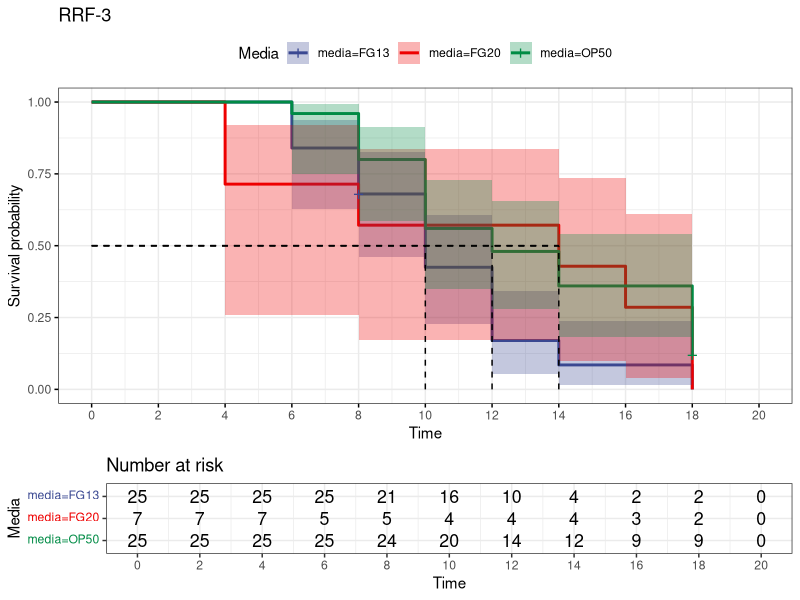
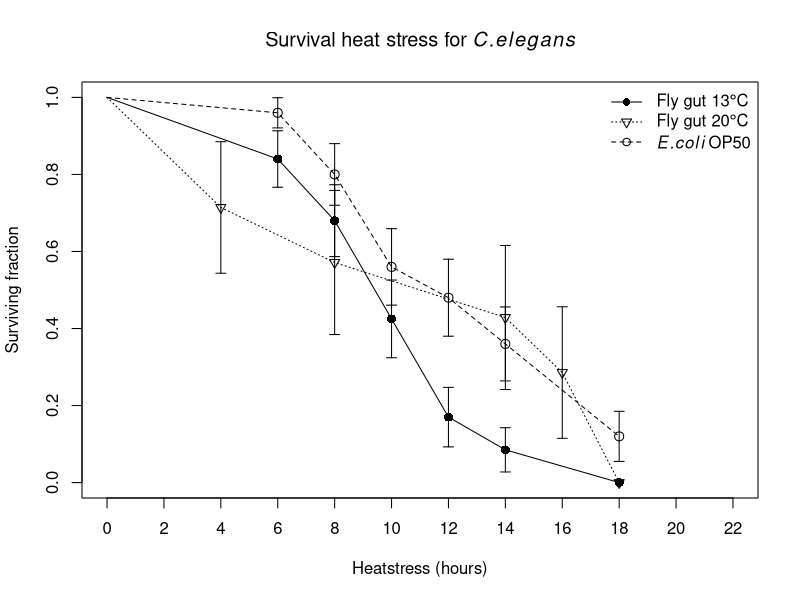
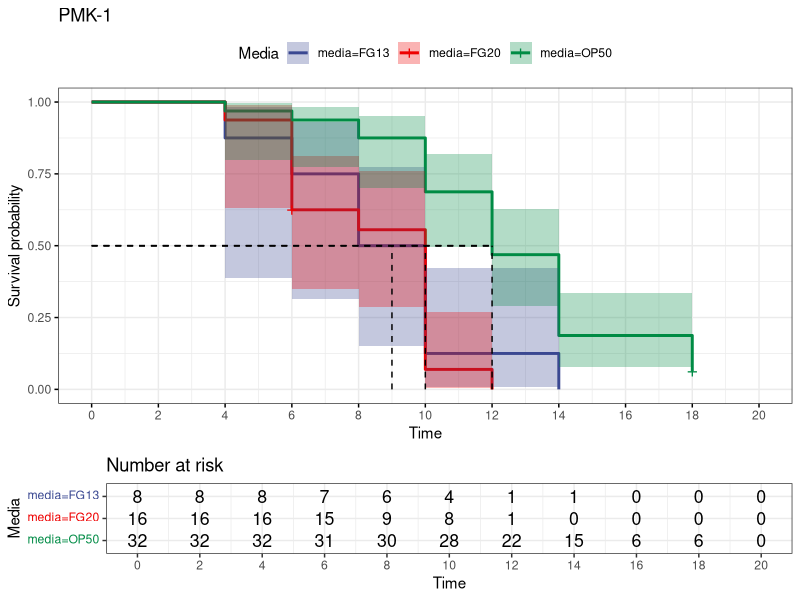
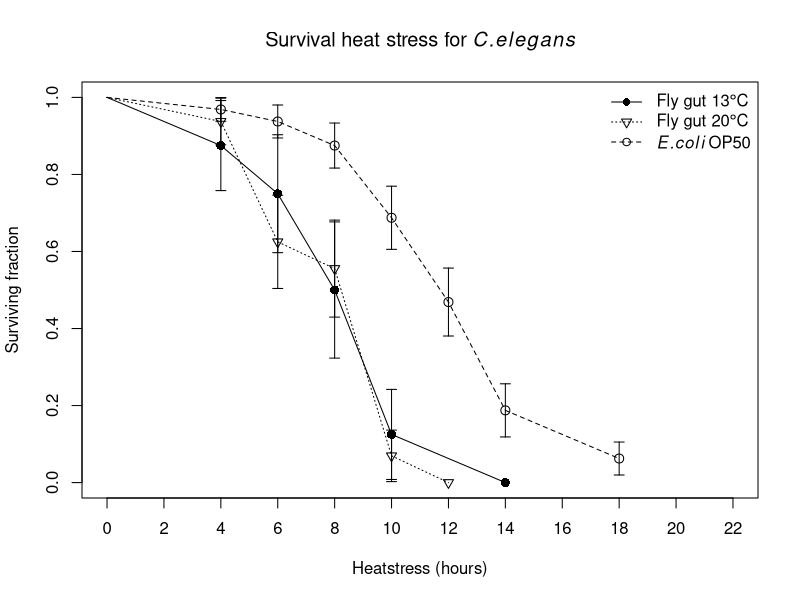
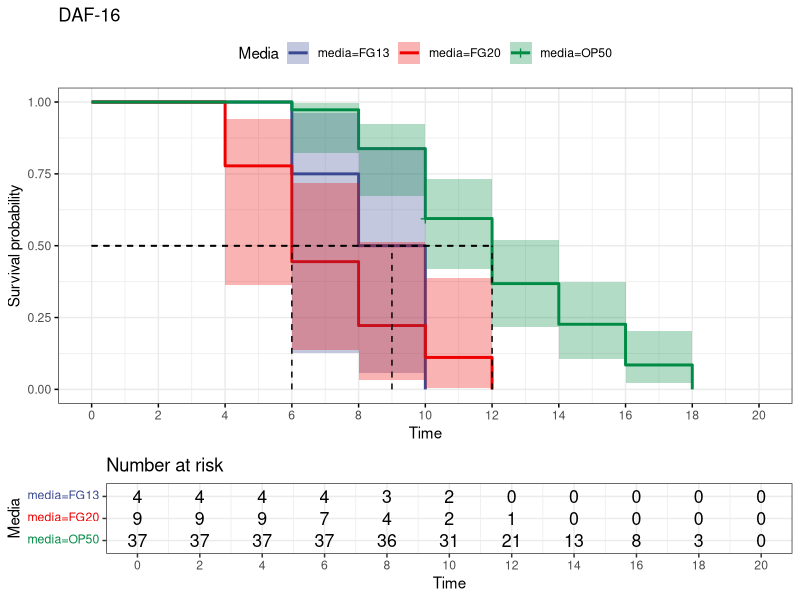
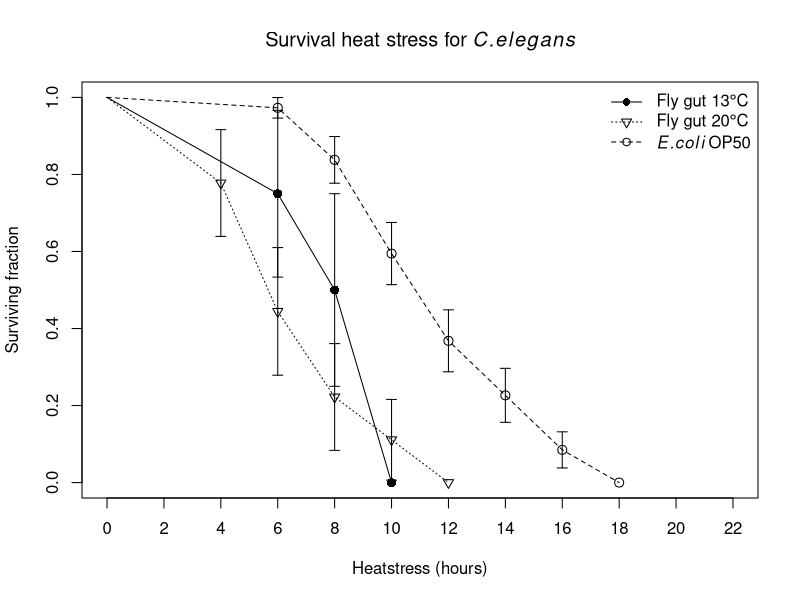
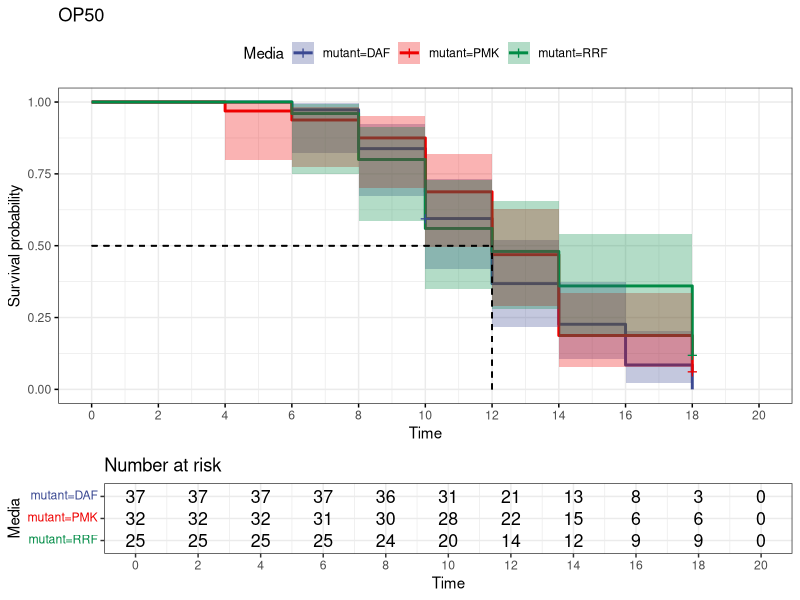
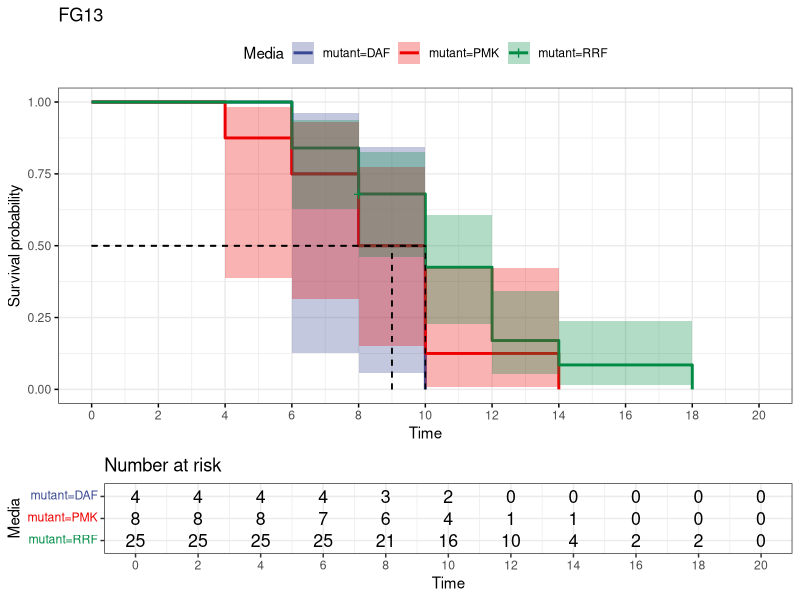

These charts were generated, in order, by the following R code:
## ---- chunk 1
knitr::opts_chunk$set(echo = TRUE)
library(survival) 
library(here)
library(survminer)
## ---- chunk 2
data <- read.table(here('data','Worm_mutant.csv'), header = TRUE, sep = ";", dec = ",")
head(data)
## ---- chunk 3
colnames(data)<-c("Time","status",'Replicate', 'media',
                  'mutant')
head(data)
## ---- chunk 4
d_RRF <- subset(data, mutant == 'RRF')
d_PMK <- subset(data,mutant == 'PMK')
d_DAF <- subset(data, mutant == 'DAF')
## ---- chunk 5
d_RRF$Survobj <- with(d_RRF,Surv(d_RRF$Time, event = d_RRF$status))
km_RRF <- survfit(Survobj ~ media, data = d_RRF,conf.type = "log-log", error = "greenwood")
s_km_RRF <- summary(km_RRF)
ggsurvplot(km_RRF,data = d_RRF, conf.int = TRUE, 
           ggtheme = theme_bw(),risk.table = 0.25,
           palette ='aaas', surv.median.line = 'hv',
           legend.title = 'Media',break.x.by = 2,
           title = 'RRF-3') 
## ---- chunk 6
df_fly_13 <- data.frame(c(0,s_km_RRF$time[1:6]),c(1,s_km_RRF$surv[1:6]),                        c(0,s_km_RRF$std.err[1:6]))
colnames(df_fly_13) <- c('Time','Surv','Std.error')
df_fly_20 <- data.frame(c(0,s_km_RRF$time[7:11])
                        ,c(1,s_km_RRF$surv[7:11]),    c(0,s_km_RRF$std.err[7:11]))
colnames(df_fly_20) <- c('Time','Surv','Std.error')
df_OP50 <- data.frame(c(0,s_km_RRF$time[12:17])
                      ,c(1,s_km_RRF$surv[12:17]),
                        c(0,s_km_RRF$std.err[12:17]))
colnames(df_OP50) <- c('Time','Surv','Std.error')

plot(df_fly_13$Time[2:7],df_fly_13$Surv[2:7], pch = 16, cex = 1.2, xlab = 'Heatstress (hours)', 
     ylab = 'Surviving fraction', 
     main = expression('Survival heat stress for'~italic(C.elegans)),
     xlim = c(0,22), ylim = c(0,1), xaxp = c(0,22,11))
lines(df_fly_13$Time,df_fly_13$Surv)
arrows(df_fly_13$Time, df_fly_13$Surv-df_fly_13$Std.error, df_fly_13$Time, 
       df_fly_13$Surv+df_fly_13$Std.error, length=0.05, angle=90, code=3, col = 'black')
points(df_OP50$Time[2:9],df_OP50$Surv[2:9], pch = 1, cex = 1.2)
lines(df_OP50$Time,df_OP50$Surv, lty = 2)
arrows(df_OP50$Time, df_OP50$Surv-df_OP50$Std.error,
      df_OP50$Time, df_OP50$Surv+df_OP50$Std.error, 
      length=0.05, angle=90, code=3, col = 'black')
points(df_fly_20$Time[2:9],df_fly_20$Surv[2:9], pch = 6)
lines(df_fly_20$Time,df_fly_20$Surv,lty = 3)
arrows(df_fly_20$Time, df_fly_20$Surv-df_fly_20$Std.error, df_fly_20$Time, 
       df_fly_20$Surv+df_fly_20$Std.error, length=0.05, angle=90, code=3, col = 'black')
legend('topright', pch = c(16,6,1),lty = c(1,3,2), 
       legend = c(expression('Fly gut 13'*degree*C),
                  expression('Fly gut 20'*degree*C),
                  expression(italic(E.coli) ~ OP50)), bty = 'n')
## ---- chunk 7
d_PMK$Survobj <- with(d_PMK,Surv(d_PMK$Time, event = d_PMK$status))
km_PMK <- survfit(Survobj ~ media, data = d_PMK,conf.type = "log-log", error = "greenwood")
s_km_PMK <- summary(km_PMK)
ggsurvplot(km_PMK,data = d_PMK, conf.int = TRUE, 
           ggtheme = theme_bw(),risk.table = 0.25, 
           palette ='aaas', surv.median.line = 'hv',
           legend.title = 'Media',break.x.by = 2,
           title = 'PMK-1') 
## ---- chunk 8
df_fly_13 <- data.frame(c(0,s_km_PMK$time[1:5]),
                        c(1,s_km_PMK$surv[1:5]),
                        c(0,s_km_PMK$std.err[1:5]))
colnames(df_fly_13) <- c('Time','Surv','Std.error')
df_fly_20 <- data.frame(c(0,s_km_PMK$time[6:10]),
                        c(1,s_km_PMK$surv[6:10]),
                        c(0,s_km_PMK$std.err[6:10]))
colnames(df_fly_20) <- c('Time','Surv','Std.error')
df_OP50 <- data.frame(c(0,s_km_PMK$time[11:17]),
                      c(1,s_km_PMK$surv[11:17]),
                        c(0,s_km_PMK$std.err[11:17]))
colnames(df_OP50) <- c('Time','Surv','Std.error')

plot(df_fly_13$Time[2:9],df_fly_13$Surv[2:9], pch = 16, cex = 1.2, xlab = 'Heatstress (hours)', 
     ylab = 'Surviving fraction', 
     main = expression('Survival heat stress for'~italic(C.elegans)),
     xlim = c(0,22), ylim = c(0,1), xaxp = c(0,22,11))
lines(df_fly_13$Time,df_fly_13$Surv)
arrows(df_fly_13$Time, df_fly_13$Surv-df_fly_13$Std.error, df_fly_13$Time, 
       df_fly_13$Surv+df_fly_13$Std.error, length=0.05, angle=90, code=3, col = 'black')
points(df_OP50$Time[2:9],df_OP50$Surv[2:9], pch = 1, cex = 1.2)
lines(df_OP50$Time,df_OP50$Surv, lty = 2)
arrows(df_OP50$Time, df_OP50$Surv-df_OP50$Std.error,
      df_OP50$Time, df_OP50$Surv+df_OP50$Std.error, 
      length=0.05, angle=90, code=3, col = 'black')
points(df_fly_20$Time[2:9],df_fly_20$Surv[2:9], pch = 6)
lines(df_fly_20$Time,df_fly_20$Surv,lty = 3)
arrows(df_fly_20$Time, df_fly_20$Surv-df_fly_20$Std.error, df_fly_20$Time, 
       df_fly_20$Surv+df_fly_20$Std.error, length=0.05, angle=90, code=3, col = 'black')
legend('topright', pch = c(16,6,1),lty = c(1,3,2), 
       legend = c(expression('Fly gut 13'*degree*C),
                  expression('Fly gut 20'*degree*C),
                  expression(italic(E.coli) ~ OP50)), bty = 'n')
## ---- chunk 9
d_DAF$Survobj <- with(d_DAF,Surv(d_DAF$Time, event = d_DAF$status))
km_DAF <- survfit(Survobj ~ media, data = d_DAF,conf.type = "log-log", error = "greenwood")
s_km_DAF <- summary(km_DAF)
ggsurvplot(km_DAF,data = d_DAF, conf.int = TRUE, 
           ggtheme = theme_bw(),risk.table = 0.25,
           palette ='aaas', surv.median.line = 'hv',
           legend.title = 'Media',break.x.by = 2,
           title = 'DAF-16') 
## ---- chunk 10
df_fly_13 <- data.frame(c(0,s_km_DAF$time[1:3]),
                        c(1,s_km_DAF$surv[1:3]),
                        c(0,s_km_DAF$std.err[1:3]))
colnames(df_fly_13) <- c('Time','Surv','Std.error')
df_fly_20 <- data.frame(c(0,s_km_DAF$time[4:8]),
                        c(1,s_km_DAF$surv[4:8]),
                        c(0,s_km_DAF$std.err[4:8]))
colnames(df_fly_20) <- c('Time','Surv','Std.error')
df_OP50 <- data.frame(c(0,s_km_DAF$time[9:15]),
                      c(1,s_km_DAF$surv[9:15]),
                        c(0,s_km_DAF$std.err[9:15]))
colnames(df_OP50) <- c('Time','Surv','Std.error')

plot(df_fly_13$Time[2:9],df_fly_13$Surv[2:9], pch = 16, cex = 1.2, xlab = 'Heatstress (hours)', 
     ylab = 'Surviving fraction', 
     main = expression('Survival heat stress for'~italic(C.elegans)),
     xlim = c(0,22), ylim = c(0,1), xaxp = c(0,22,11))
lines(df_fly_13$Time,df_fly_13$Surv)
arrows(df_fly_13$Time, df_fly_13$Surv-df_fly_13$Std.error, df_fly_13$Time, 
       df_fly_13$Surv+df_fly_13$Std.error, length=0.05, angle=90, code=3, col = 'black')
points(df_OP50$Time[2:9],df_OP50$Surv[2:9], pch = 1, cex = 1.2)
lines(df_OP50$Time,df_OP50$Surv, lty = 2)
arrows(df_OP50$Time, df_OP50$Surv-df_OP50$Std.error,
      df_OP50$Time, df_OP50$Surv+df_OP50$Std.error, 
      length=0.05, angle=90, code=3, col = 'black')
points(df_fly_20$Time[2:9],df_fly_20$Surv[2:9], pch = 6)
lines(df_fly_20$Time,df_fly_20$Surv,lty = 3)
arrows(df_fly_20$Time, df_fly_20$Surv-df_fly_20$Std.error, df_fly_20$Time, 
       df_fly_20$Surv+df_fly_20$Std.error, length=0.05, angle=90, code=3, col = 'black')
legend('topright', pch = c(16,6,1),lty = c(1,3,2), 
       legend = c(expression('Fly gut 13'*degree*C),
                  expression('Fly gut 20'*degree*C),
                  expression(italic(E.coli) ~ OP50)), bty = 'n')
## ---- chunk 11
data_OP50 <- subset(data, media == 'OP50')
data_FG13 <- subset(data, media == 'FG13')
data_FG20 <- subset(data, media == 'FG20')
## ---- chunk 12
data_OP50$Survobj <- with(data_OP50,Surv(data_OP50$Time, event = data_OP50$status))
km_OP50 <- survfit(Survobj ~ mutant, data = data_OP50,conf.type = "log-log", error = "greenwood")
s_km_OP50 <- summary(km_OP50)
ggsurvplot(km_OP50,data = data_OP50, conf.int = TRUE, 
           ggtheme = theme_bw(),risk.table = 0.25, 
           palette ='aaas', surv.median.line = 'hv',
           legend.title = 'Media',break.x.by = 2,
           title = 'OP50') 
## ---- chunk 13
data_FG13$Survobj <- with(data_FG13,Surv(data_FG13$Time, event = data_FG13$status))
km_FG13 <- survfit(Survobj ~ mutant, data = data_FG13,conf.type = "log-log", error = "greenwood")
s_km_FG13 <- summary(km_FG13)
ggsurvplot(km_FG13,data = data_FG13, conf.int = TRUE, 
           ggtheme = theme_bw(),risk.table = 0.25, 
           palette ='aaas', surv.median.line = 'hv',
           legend.title = 'Media',break.x.by = 2,
           title = 'FG13') 
## ---- chunk 14
data_FG20$Survobj <- with(data_FG20,Surv(data_FG20$Time, event = data_FG20$status))
km_FG20 <- survfit(Survobj ~ mutant, data = data_FG20,conf.type = "log-log", error = "greenwood")
s_km_FG20 <- summary(km_FG20)
ggsurvplot(km_FG20,data = data_FG20, conf.int = TRUE, 
           ggtheme = theme_bw(),risk.table = 0.25, 
           palette ='aaas', surv.median.line = 'hv',
           legend.title = 'Media',break.x.by = 2,
           title = 'OP50') 
## ---- chunk 15
data$Survobj <- with(data,Surv(data$Time, event = data$status))
survdiff(Survobj ~media + mutant, data = data, rho = 0) 
survdiff(Survobj ~media + mutant, data = data, rho = 1) 
fit_both<- coxph(Survobj ~media + mutant, data = data)
summary(fit_both)
fit_int <- coxph(Survobj ~media + mutant + mutant:media, data = data)
AIC(fit_both)
fit_med <- coxph(Survobj ~media, data = data)
summary(fit_med)
AIC(fit_med)
fit_mut <- coxph(Survobj ~mutant, data = data)
summary(fit_mut)
AIC(fit_mut)
## ---- chunk 16
d_OP50 <- data[data$media == 'OP50',]
d_13 <- data[data$media == "FG13",]
d_20 <- data[data$media == "FG20",]
d_fly <- rbind(d_13, d_20)
d_2050 <- rbind(d_20, d_OP50)
d_1350 <- rbind(d_13, d_OP50)
## ---- chunk 17
survdiff(Surv(Time,status) ~ media, data = d_fly, rho = 0)
survdiff(Surv(Time,status) ~ media, data = d_fly, rho = 1)
fit <- coxph(Surv(Time,status) ~media, data = d_fly)
summary(fit)
## ---- chunk 18
survdiff(Surv(Time,status) ~ media, data = d_2050, rho = 0)
survdiff(Surv(Time,status) ~ media, data = d_2050, rho = 1)
fit <- coxph(Surv(Time,status) ~media, data = d_2050)
summary(fit)
## ---- chunk 19
survdiff(Surv(Time,status) ~ media, data = d_1350, rho = 0)
survdiff(Surv(Time,status) ~ media, data = d_1350, rho = 1)
fit <- coxph(Surv(Time,status) ~media, data = d_1350)
summary(fit)
## ---- chunk 20
plot(df_fly_13$Time[2:9],df_fly_13$Surv[2:9], pch = 16, cex = 1.2, xlab = 'Heatstress (hours)', 
     ylab = 'Surviving fraction', 
     main = expression('Survival heat stress for'~italic(C.elegans)),
     xlim = c(0,22), ylim = c(0,1), xaxp = c(0,22,11))
lines(df_fly_13$Time,df_fly_13$Surv)
arrows(df_fly_13$Time, df_fly_13$Surv-df_fly_13$Std.error, df_fly_13$Time, 
       df_fly_13$Surv+df_fly_13$Std.error, length=0.05, angle=90, code=3, col = 'black')
points(df_fly_20$Time[2:9],df_fly_20$Surv[2:9], pch = 6)
lines(df_fly_20$Time,df_fly_20$Surv,lty = 3)
arrows(df_fly_20$Time, df_fly_20$Surv-df_fly_20$Std.error, df_fly_20$Time, 
       df_fly_20$Surv+df_fly_20$Std.error, length=0.05, angle=90, code=3, col = 'black')
legend('topright', pch = c(16,6),lty = c(1,3), 
       legend = c(expression('Fly gut 13'*degree*C),
                  expression('Fly gut 20'*degree*C)), bty = 'n')
## ---- chunk 21
plot(df_fly_20$Time[2:9],df_fly_20$Surv[2:9], pch = 16, cex = 1.2, xlab = 'Heatstress (hours)', 
     ylab = 'Surviving fraction', 
     main = expression('Survival heat stress for'~italic(C.elegans)),
     xlim = c(0,22), ylim = c(0,1), xaxp = c(0,22,11))
points(df_OP50$Time[2:9],df_OP50$Surv[2:9], pch = 1, cex = 1.2)
lines(df_OP50$Time,df_OP50$Surv, lty = 2)
arrows(df_OP50$Time, df_OP50$Surv-df_OP50$Std.error,
      df_OP50$Time, df_OP50$Surv+df_OP50$Std.error, 
      length=0.05, angle=90, code=3, col = 'black')
lines(df_fly_20$Time,df_fly_20$Surv,lty = 1)
arrows(df_fly_20$Time, df_fly_20$Surv-df_fly_20$Std.error, df_fly_20$Time, 
       df_fly_20$Surv+df_fly_20$Std.error, length=0.05, angle=90, code=3, col = 'black')
legend('topright', pch = c(16,1),lty = c(1,2), 
       legend = c(expression('Fly gut 20'*degree*C),
                  expression(italic(E.coli) ~ OP50)), bty = 'n')
## ---- chunk 22
plot(df_fly_13$Time[2:9],df_fly_13$Surv[2:9], pch = 16, cex = 1.2, xlab = 'Heatstress (hours)', 
     ylab = 'Surviving fraction', 
     main = expression('Survival heat stress for'~italic(C.elegans)),
     xlim = c(0,22), ylim = c(0,1), xaxp = c(0,22,11))
lines(df_fly_13$Time,df_fly_13$Surv)
arrows(df_fly_13$Time, df_fly_13$Surv-df_fly_13$Std.error, df_fly_13$Time, 
       df_fly_13$Surv+df_fly_13$Std.error, length=0.05, angle=90, code=3, col = 'black')
points(df_OP50$Time[2:9],df_OP50$Surv[2:9], pch = 1, cex = 1.2)
lines(df_OP50$Time,df_OP50$Surv, lty = 2)
arrows(df_OP50$Time, df_OP50$Surv-df_OP50$Std.error,
      df_OP50$Time, df_OP50$Surv+df_OP50$Std.error, 
      length=0.05, angle=90, code=3, col = 'black')
legend('topright', pch = c(16,1),lty = c(1,2), 
       legend = c(expression('Fly gut 13'*degree*C),
                  expression(italic(E.coli) ~ OP50)), bty = 'n')
## ---- chunk 23
km_fly <- survfit(Surv(Time,status) ~ media, data = d_fly,conf.type = "log-log", error = "greenwood")
km_2050 <- survfit(Surv(Time,status) ~ media, data = d_2050,conf.type = "log-log", error = "greenwood")
km_1350 <- survfit(Surv(Time,status) ~ media, data = d_1350,conf.type = "log-log", error = "greenwood")
ggsurvplot(km_fly,data = d_fly, conf.int = TRUE,
           ggtheme = theme_bw(),risk.table = 0.25,
           palette ='aaas', surv.median.line = 'hv',
           legend.title = 'Media',break.x.by = 2)
ggsurvplot(km_2050,data = d_2050, conf.int = TRUE, 
          ggtheme = theme_bw(), risk.table = 0.25,
          palette ='aaas', surv.median.line = 'hv',
          legend.title = 'Media',break.x.by = 2)
ggsurvplot(km_1350,data = d_1350, conf.int = TRUE, 
           ggtheme = theme_bw(),risk.table = 0.25,
           palette ='aaas', surv.median.line = 'hv',
           legend.title = 'Media', break.x.by = 2) 
